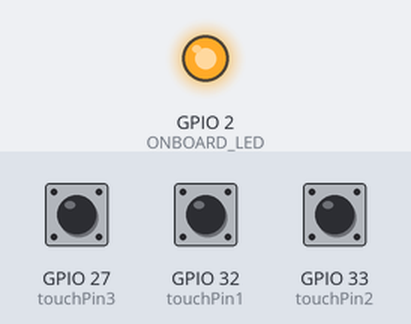
A sketch run on a simulated ESP32. Shown: output pins drawn as LEDs (lit = HIGH). Inputs (shaded band) come from the test bench; at power-on: GPIO 27 (touchPin3) HIGH, GPIO 32 (touchPin1) HIGH, GPIO 33 (touchPin2) HIGH. No MQTT or app messages arrive unless stated; what the sketch prints to the serial monitor is not drawn.

Above: at 0.0 s.
At 5.1 s:
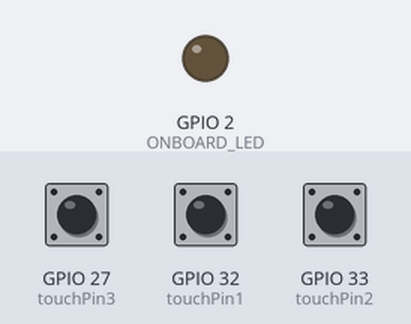
Timing chart, 0 to 6.6 s (numbered marks = the images above):
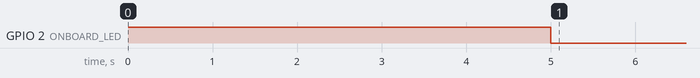

The sketch:

mushroom.ino
```cpp
/*
 * Mushroom code for Physical Computing 2 Final Project
 * Created by Thalia Godbout, Anne Vu, Joshuah Shillingford, Joseph Lawlor
 * April 6, 2022
 */

#include "EspMQTTClient.h"

EspMQTTClient client(
  "XXXXX", //SSID . "the name of your wifi Network"
  "XXXXX", //pssword . "password of your network"
  "XXXXX.cloud.shiftr.io", // Location of Shiftr Instance
  "XXXXX", //Name of Shiftr Instance
  "XXXXX", //Token Secret
  /* CHANGE "Thalia" TO YOUR NAME */
  "ESP32-Thalia", //ClientID
   1883  // port
);

// Pins for touch sensors
const int touchPin1 = 32;
const int touchPin2 = 33;
const int touchPin3 = 27;

const int ONBOARD_LED = 2;

// Reading for each touch sensor on the mushroom
int touchValue1 = 0;
int touchValue2 = 0;
int touchValue3 = 0;

int touchPosition = 0; // Which sensor the hand is currently on (1, 2, or 3. If 0, no sensor is being touched)
int lastTouchPosition = 0; // Previous position to track state changes

// Threshold set based on baselines
int touchBaselines[] = {0, 0, 0};
int touchThresholds[] = {0, 0, 0};

void setup() {
  Serial.begin(9600);
  calibrateTouchSensor();
}

void calibrateTouchSensor() {
  // Calibrate touch readings for 5 seconds to set a baseline for each sensor
  pinMode(ONBOARD_LED, OUTPUT); // Calibration indicator
  digitalWrite(ONBOARD_LED, HIGH); // Start calibration

  while (millis() < 5000) {
    touchBaselines[0] = getFilteredReading(touchPin1);
    touchBaselines[1] = getFilteredReading(touchPin2);
    touchBaselines[2] = getFilteredReading(touchPin3);
  }

  // Set thresholds when value goes a bit below baselines
  for (int i = 0; i < 3; i++) {
    touchThresholds[i] = touchBaselines[i] - 5;
  }

  digitalWrite(ONBOARD_LED, LOW); // Finish calibration
}

void onConnectionEstablished() {
  Serial.println("Successfully connected to wifi...");

  /* Subscribe to shiftr (for debugging purposes, uncomment below and change to your name)
  client.subscribe("Seals/Thalia/touchPosition", onMessageReceived);
  */
}

void loop() {
  client.loop();
  delay(100);

  touchValue1 = getFilteredReading(touchPin1);
  touchValue2 = getFilteredReading(touchPin2);
  touchValue3 = getFilteredReading(touchPin3);

  Serial.print("touchValue1: ");
  Serial.print(touchValue1);
  Serial.print(" touchValue2: ");
  Serial.print(touchValue2);
  Serial.print(" touchValue3: ");
  Serial.println(touchValue3);

  // Update current position
  checkPosition();

  // Publish which sensor is being touched
  publishOnTouch();
}

int getFilteredReading(int touchPin) {
  // Take the highest value of 2 readings to filter out low spikes
  int touchReading1 = touchRead(touchPin);
  int touchReading2 = touchRead(touchPin);
  return max(touchReading1, touchReading2);
}

void checkPosition() {
  // Check which hand the sensor is on and update onTouch value
  if (touchValue1 < touchThresholds[0]) {
    touchPosition = 1;
  }
  else if (touchValue2 < touchThresholds[1]) {
    touchPosition = 2;
  }
  else if (touchValue3 < touchThresholds[2]) {
    touchPosition = 3;
  }
  else {
    touchPosition = 0;
  }
}

void publishOnTouch() {
  if (touchPosition != lastTouchPosition) {

    /* CHANGE "Thalia" TO YOUR NAME */
    client.publish("Seals/Thalia/touchPosition", String(touchPosition));

    lastTouchPosition = touchPosition;
  }
}

void onMessageReceived(const String& topic, const String& message) {
  /* Check that values are publishing to shiftr (for debugging purposes, uncomment below and change to your name)
  if (topic == "Seals/Thalia/touchPosition") {
    touchPosition = message.toInt();
    Serial.print("Successfully published touchPosition: ");
    Serial.println(touchPosition);
  } */
}
```
